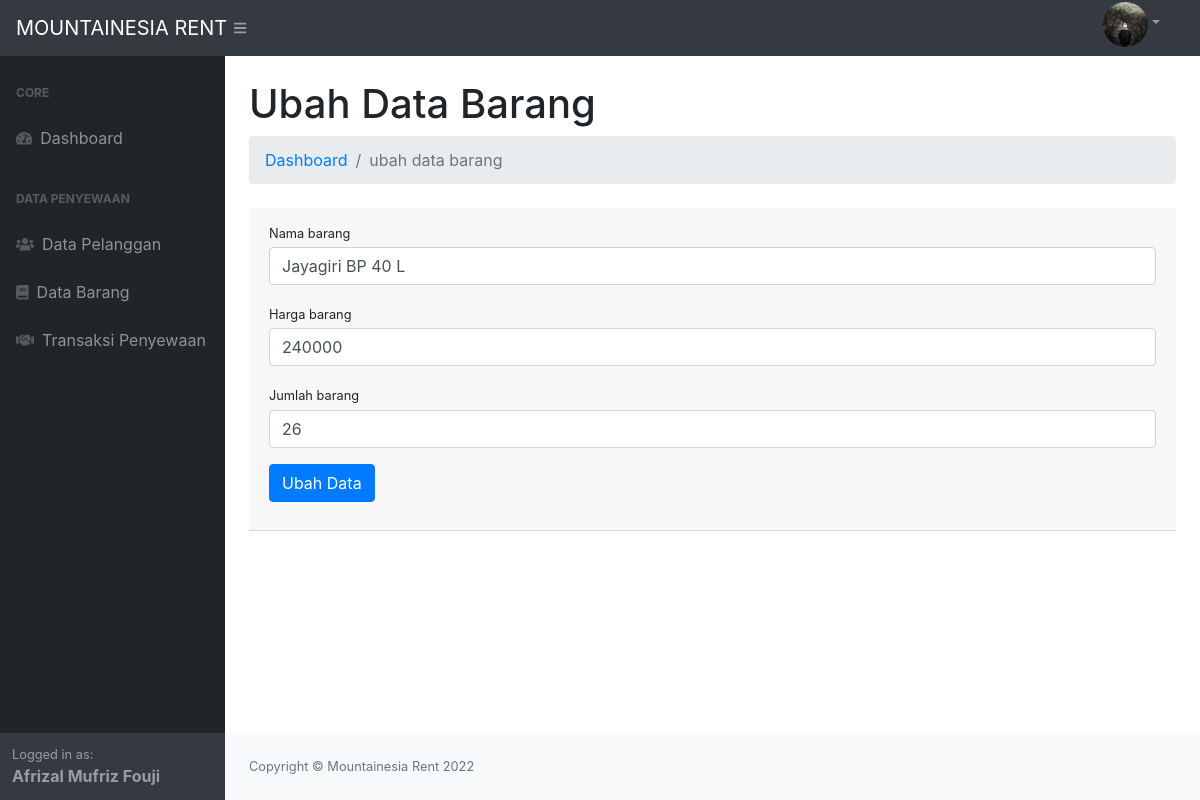
Page /index.php?p=barang&aksi=ubah&id=26 (signed in) on the earlier database version.
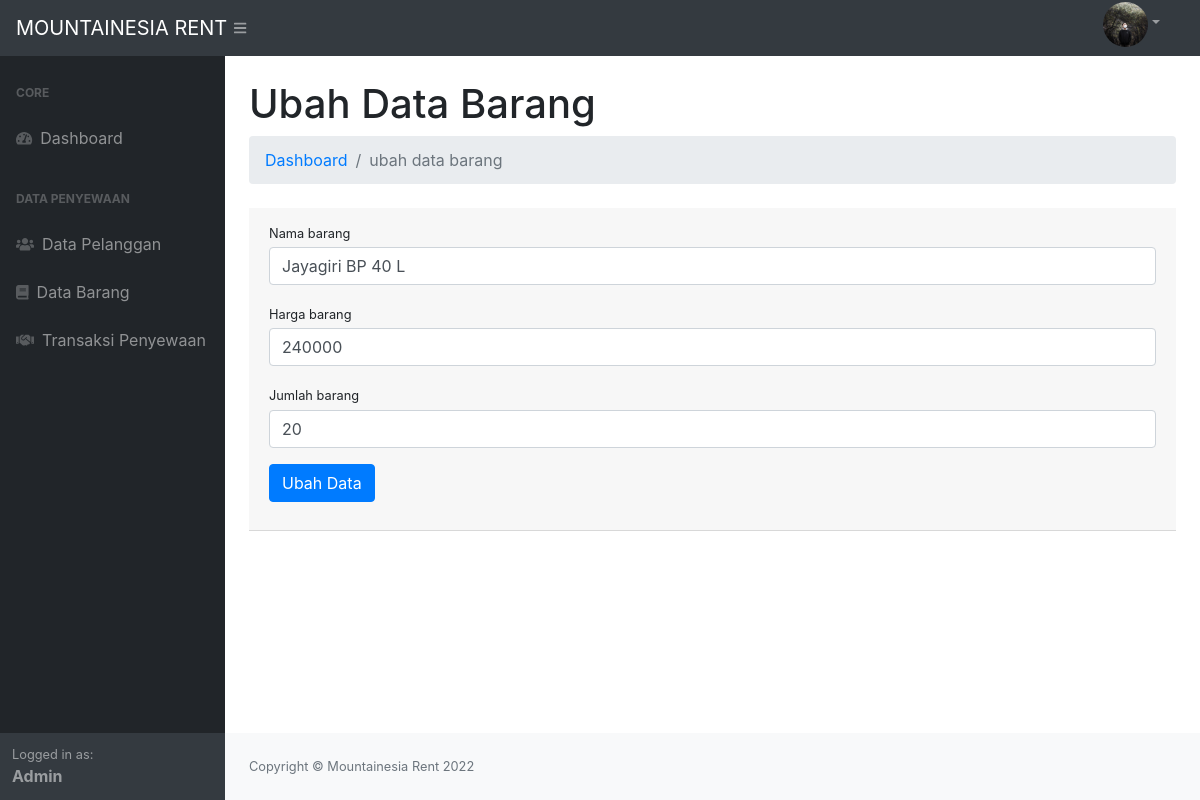
Same page on the later database version.
### tables this page shows
CREATE TABLE `tb_barang` (
  `idbarang` int(5) NOT NULL,
  `namabarang` varchar(20) NOT NULL,
  `harga` int(10) NOT NULL,
  `jumlah_barang` int(10) NOT NULL
);

### page/barang/ubah.php (the view, shortened to what the changed rows need)
<?php
$id_barang = $_GET['id'];
$sql = $conn->query("SELECT * FROM tb_barang WHERE idbarang = $id_barang") or die(mysqli_error($conn));
$pecahSql = $sql->fetch_assoc();
?>
<h1 class="mt-4">Ubah Data Barang</h1>
<ol class="breadcrumb mb-4">
    <li class="breadcrumb-item"><a href="index.php">Dashboard</a></li>
    <li class="breadcrumb-item active">ubah data barang</li>
</ol>
<div class="card-header mb-5">
    <form action="" method="post">
        <div class="form-group">
            <label class="small mb-1" for="nama_barang">Nama barang</label>
            <input class="form-control" id="nama_barang" name="nama_barang" type="text" placeholder="Masukan nama barang" value="<?= $pecahSql['namabarang']; ?>" />
        </div>
        <div class="form-group">
            <label class="small mb-1" for="harga_barang">Harga barang</label>
            <input class="form-control" id="harga_barang" name="harga_barang" type="text" value="<?= $pecahSql['harga']; ?>" placeholder="Masukan harga barang" />
        </div>
        <div class="form-group">
            <label class="small mb-1" for="jumlah_barang">Jumlah barang</label>
            <input class="form-control" value="<?= $pecahSql['jumlah_barang']; ?>" id="jumlah_barang" name="jumlah_barang" type="number" placeholder="Masukan jumlah barang" />
        </div>
        <div class="form-group">
            <button type="submit" class="btn btn-primary" name="ubah">Ubah Data</button>
        </div>
    </form>
</div>

### index.php (shortened to what the changed rows need)
<?php
require_once 'config/koneksi.php';
$page = @$_GET['p'];
$aksi = @$_GET['aksi'];
?>
<!DOCTYPE html>
<html lang="en">
<head>
    <link href="css/styles.css" rel="stylesheet" />
    <link href="css/profile.css" rel="stylesheet" />
</head>
<body>
    <div id="layoutSidenav">
        <div id="layoutSidenav_nav">
            <nav class="sb-sidenav accordion sb-sidenav-dark" id="sidenavAccordion">
                <div class="sb-sidenav-footer">
                    <div class="small">Logged in as:</div>
                    <b><?= $_SESSION['login']['nama']; ?></b>
                </div>
            </nav>
        </div>
        <div id="layoutSidenav_content">
            <main>
                <div class="container-fluid">
                    <?php
                    if ($page == 'barang') {
                        if ($aksi == '') {
                            require_once 'page/barang/barang.php';
                        } else if ($aksi == 'tambah') {
                            require_once 'page/barang/tambah.php';
                        } else if ($aksi == 'ubah') {
                            require_once 'page/barang/ubah.php';
                        } else if ($aksi == 'hapus') {
                            require_once 'page/barang/hapus.php';
                        }
                    } else if ($page == 'pelanggan') {
                        if ($aksi == '') {
                            require_once 'page/pelanggan/pelanggan.php';
                        } else if ($aksi == 'tambah') {
                            require_once 'page/pelanggan/tambah.php';
                        } else if ($aksi == 'ubah') {
                            require_once 'page/pelanggan/ubah.php';
                        } else if ($aksi == 'hapus') {
                            require_once 'page/pelanggan/hapus.php';
                        }
                    } else if ($page == 'transaksi') {
                        if ($aksi == '') {
                            require_once 'page/transaksi/transaksi.php';
                        } else if ($aksi == 'tambah') {
                            require_once 'page/transaksi/tambah.php';
                        } else if ($aksi == 'kembali') {
                            require_once 'page/transaksi/kembali.php';
                        } else if ($aksi == 'detail') {
                            require_once 'page/transaksi/detailtransaksi.php';
                        } else if ($aksi == 'pilih') {
                            require_once('page/transaksi/pilihbarang.php');
                        } else if ($aksi == 'simpan') {
                            require_once('page/transaksi/simpan.php');
                        }
                    }
                    ?>
                </div>
            </main>
        </div>
    </div>
</body>
</html>

Differences in the rows shown:
changed tb_barang "Jayagiri BP 40 L": jumlah_barang "26" → "20"
Other differences:
$_SESSION['login']['nama']: "Afrizal Mufriz Fouji" → "Admin"
